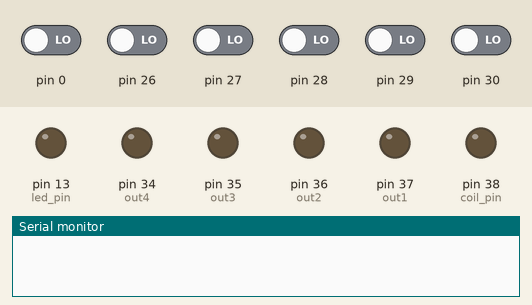
The program below on a simulated Teensy 4. Shown: output pins drawn as LEDs (lit = HIGH), the last lines printed to the serial monitor. Inputs (shaded band) come from the test bench; at power-on: pin 0, pin 26–30 LOW.

Above: at 0.0 s.
At 5.8 s:
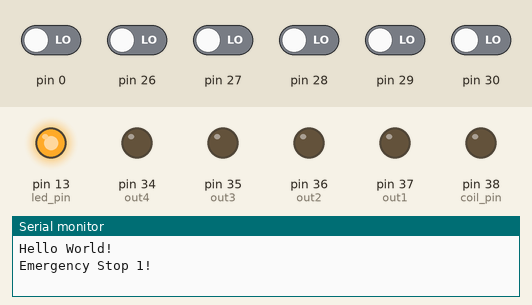
5.9 s: pin 30 driven HIGH
7.4 s: pin 27 driven HIGH
Timing chart, 0 to 10.4 s (numbered marks = the images above; inputs shaded):
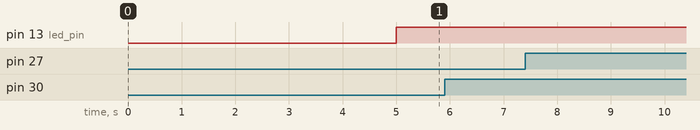

The program:

main.cpp
```cpp
#include <Arduino.h>
#include "settings.h"
#include "state_machine.h"

#define led_pin 13

#define coil_pin 38
#define out1 37 // Armature retract
#define out2 36 // Armature extend
#define out3 35 // Cycle part
#define out4 34 // Cycle part
#define out5 35 // Cycle part

#define in1 27 //26 // Toggle switch
#define in2 26 //27 // Button1, yellow
#define in3 28 // Button2, green
#define in4 29 // Button3, green
#define estop_in 30 //30

#define comparator_in 0
#define hall1_in 39
#define hall2_in 40

void setup() {

  pinMode(LED_BUILTIN, OUTPUT);
  pinMode(out1, OUTPUT); // Armature retract
  pinMode(out2, OUTPUT); // Armature extend
  pinMode(out3, OUTPUT); // Cycle part
  pinMode(out4, OUTPUT); // Cycle part
  pinMode(out5, OUTPUT); // Cycle part

  pinMode(coil_pin, OUTPUT);

  Serial.begin(9600);

}

void loop() {


  delay(5000);

  Serial.print("Hello World!\r\n");
  digitalWrite(led_pin, HIGH);

  // Initialize settings object
  Settings set;

  // Button Inputs
  StateMachine sm1(in1); // Toggle switch
  StateMachine sm2(in2); // Button1, yellow
  StateMachine sm3(in3); // Button2, green
  StateMachine sm4(in4); // Button3, green
  StateMachine estop(estop_in);

  // Sensors
  StateMachine comparator(comparator_in);
  StateMachine hall1(hall1_in); // Retracted sensor
  StateMachine hall2(hall2_in); // Extended sensor

  while (true) {

    unsigned long current_time = millis();  // WILL OVERFLOW IN 50 DAYS

    sm1.update_state();
    estop.update_state();

    if (estop.state == 1) {
      Serial.print("Emergency Stop 1!\n");
      while(true) {
        estop.update_state();
        if (estop.state == 3) {
          Serial.print("Leaving Estop...\n");
          break;
        }
      }
    }


    // Settings loop...
    bool is_entering_settings = 1;
    while (sm1.state == 1) {

      if (is_entering_settings == 1) {
        Serial.print("Entering settings...\n");
        is_entering_settings = 0;
      }

      // current_time = millis(); // For data saving later?
      sm1.update_state();
      sm2.update_state();
      sm3.update_state();
      sm4.update_state();
      estop.update_state();

      static bool is_recent_change = 1;
      if (sm2.state == 4) {
        set.increment_setting_select();
        is_recent_change = 1;
      }
      if (sm3.state == 4) {
        set.increment_setting();
        is_recent_change = 1;
      }
      if (sm4.state == 4) {
        set.decrement_setting();
        is_recent_change = 1;
      }
      if (is_recent_change == 1) {
        set.print_settings();
        is_recent_change = 0;
      }
    }


    // Manual fire loop...
    bool is_entering_manualfire = 1;
    while (sm1.state == 3 && set.fire_mode == 1){

      if (is_entering_manualfire == 1) {
        Serial.print("Entering Manual Fire...\n");
        is_entering_manualfire = 0;
      }

      estop.update_state();
      if (estop.state == 1 || estop.state == 4) {
        Serial.print("Emergency Stop 2!\n");
        while (true) {
          estop.update_state();
          if (estop.state == 3) {
            Serial.print("Leaving Estop...\n");
            break;
          }
        }
      }

      current_time = millis();
      static unsigned long last_fire = millis();
      static bool is_fired = 0;

      sm1.update_state(); // To leave loop when switch is flipped
      sm2.update_state(); // For fire signal... Danger!

      if (sm2.state == 1 && current_time - last_fire > 2000 && sm1.state == 3) {
        is_fired = 0;
        while (is_fired == 0) {

          comparator.update_state_no_delay(); // No debounce on comparator, & require fast updates

          if (comparator.state == 2) { // Trigger on rising edge of comparator input
            delay(set.cross_delay_ms);
            digitalWrite(coil_pin, HIGH);
            delay(set.coil_fire_time_ms);
            digitalWrite(coil_pin, LOW);
            last_fire = millis(); // Update timer so can't fire again soon
            is_fired = 1; // Break out of fire loop
            Serial.print("FIRE!\n");
          }
        }
      }
    }


    // Auto fire loop...
    bool is_entering_autofire = 1;
    while (sm1.state == 3 && set.fire_mode == 2){

      current_time = millis();
      static unsigned long last_fire = millis();
      static bool is_fired = 0;
      static bool can_fire = 1; // Do not fire the machine if armature is stuck for 10s and then retracted

      if (is_entering_autofire == 1) {
        Serial.print("Entering Auto Fire...");
        is_entering_autofire = 0;
      }

      estop.update_state();
      if (estop.state == 1 || estop.state == 4) {
        Serial.print("Emergency Stop 3!\n");
        while (true) {
          estop.update_state();
          if (estop.state == 3) {
            Serial.print("Leaving Estop...\n");
            break;
          }
        }
      }

      hall1.update_state(); // TODO: Check inputs of hall on actual machine!
      if (hall1.state == 1 ) {
        Serial.print("Armature is stuck!\n");
        Serial.print("Press button3 to retract armature");
        can_fire = 0; // DO NOT FIRE WHEN RETRACTED!
        while (true) {
          hall1.update_state();
          sm3.update_state();
          if (sm3.state == 1) {
            digitalWrite(out1, HIGH);
            delay(500); // TODO: How long should the pneumatics actuate the armature?
            digitalWrite(out1, LOW);
          }

          if (hall1.state == 3) {
            break;
          }


        }
      }

      if (can_fire == 0) {
        Serial.print("Cannot fire. Press button2 to reset autofire");
        while (true) {
          sm3.update_state();
          if (sm3.state == 1) {
            break;
            last_fire = millis(); // update last_fire so it does not fire until time elapses
          }
        }
      }

      sm1.update_state(); // To leave loop when switch is flipped
      current_time = millis();

      if (current_time - last_fire >= set.autofire_time_ms && can_fire == 1 && sm1.state == 3) { // Begin fire sequence...

      }


    }

  }
}
```
